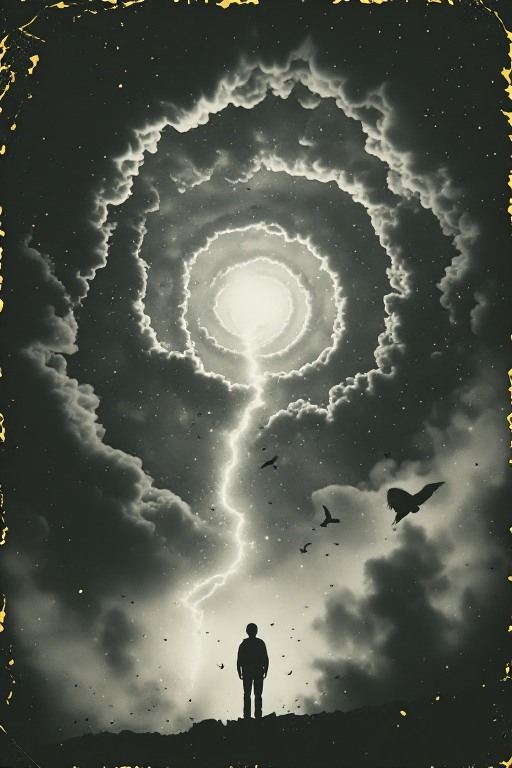
#> input picture examples/churn/art/splash.png, 512 x 768 px
$ python paint_title.py
#> lines starting #> are read from the running program, lines starting #| are printed output that depends on the picture; after the words box and inside, x2 and y2 are one past the last pixel; in counts of white or black regions, pixels touching at a corner belong together
### examples/churn/tools/paint_portraits.py
#!/usr/bin/env python3
"""Paint the encounter portraits and bake them into src/81_portrait_data.lua.

    python3 tools/paint_portraits.py            # paint, dither, write the Lua part + previews
    python3 tools/paint_portraits.py jawhound   # just one subject (previews only)

For each subject in portraits.SUBJECTS this makes three 1-bit views:
  near  - the whole painting at 96x96
  far   - the whole painting at 48x48 (seen from across the field)
  close - the subject's "close" box zoomed to 96x96 (its head/face)
dithered with Floyd-Steinberg (black dots = drawn pixels). Each view is cut
into 32x32 tiles packed like gfx.sprite wants (rows of 4 bytes, least
significant bit = leftmost pixel, 128 bytes per tile) and stored as raw bytes.
Also stored: "marks", points on the subject where wounds show when it's hurt.
Previews (grayscale master + the three dithered views) go to
previews/portraits/.
"""
import pathlib
import random
import zlib
import sys

import numpy as np
from PIL import Image

sys.path.insert(0, str(pathlib.Path(__file__).resolve().parent))
import portraits  # noqa: E402

ROOT = pathlib.Path(__file__).resolve().parent.parent
# sorts before 66_portraits.lua (which reads PORTRAIT_DATA) and before the
# encounter screen in 70_draw_screens.lua (which draws them)
OUT_LUA = ROOT / "src" / "65_portrait_data.lua"
ART = ROOT / "art"   # optional art/<subject>.png|jpg replaces the painted version
PREVIEWS = ROOT / "previews" / "portraits"
TILE = 32


# [4 lines left out: function tone_curve, not called in this run]


BAYER4 = np.array([[0, 8, 2, 10], [12, 4, 14, 6], [3, 11, 1, 9], [15, 7, 13, 5]]) / 16.0 + 1 / 32


def dither(gray, lo=0.15, hi=0.85, gamma=0.8):
    """Contrast-stretch, then ordered (Bayer 4x4) dither to 1-bit. Returns a
    bool array, True = black (drawn). At 96 px, ordered dither gives clean
    regular tones (like the firmware's own LIGHT/DARK) where error diffusion
    turned faces and fur into noise."""
    a = np.asarray(gray, np.float32) / 255.0
    a = np.clip((a - lo) / (hi - lo), 0, 1) ** gamma
    h, w = a.shape
    t = np.tile(BAYER4, (h // 4 + 1, w // 4 + 1))[:h, :w]
    return a <= t


# [14 lines left out: function views, not called in this run]


def pack_tiles(bits):
    """bool HxW (multiples of... padded to 32) -> bytes of 32x32 tiles, row-major tiles."""
    h, w = bits.shape
    th, tw = -(-h // TILE), -(-w // TILE)
    pad = np.zeros((th * TILE, tw * TILE), bool)
    pad[:h, :w] = bits
    out = bytearray()
    for ty in range(th):
        for tx in range(tw):
            tile = pad[ty * TILE:(ty + 1) * TILE, tx * TILE:(tx + 1) * TILE]
            for row in tile:
                for b in range(TILE // 8):
                    v = 0
                    for bit in range(8):
                        if row[b * 8 + bit]:
                            v |= 1 << bit
                    out.append(v)
    return bytes(out), tw, th


# [17 lines left out: function wound_marks, not called in this run]


# Supplied pictures (art/<subject>.jpg|.png) - photos, renders, drawings.
# Boxes are in the source image's pixels: far = the whole creature, near =
# head and front (a portrait crop, bigger in the frame), close = the face.
# gamma < 1 lifts the mid-tones so a dark subject doesn't dither to a black
# mass; edge darkens outlines so it keeps its shape. Anything left out is
# guessed from the subject's bounding box.
PHOTO = {
    "jawhound": {"far": (200, 30, 1235, 740), "near": (190, 190, 870, 750),
                 "close": (270, 260, 600, 590), "gamma": 0.42, "edge": 0.5},
    # a pale subject: no mid-tone lift (gamma 1), stronger edges; close is
    # the head with its hand-antlers (the face alone blurs at 96 px)
    "stag": {"far": (285, 25, 1215, 735), "near": (560, 20, 1230, 740),
             "close": (860, 10, 1230, 480), "gamma": 1.0, "edge": 0.8},
    # generated with Z-Image Turbo (Hugging Face) from art/PROMPTS.md; their
    # backgrounds are light gray, not white, hence bg 0.78 where it shows
    "boar": {"far": (60, 150, 960, 960), "near": (480, 150, 960, 720),
             "close": (560, 230, 960, 630), "gamma": 0.85, "edge": 0.7},
    "crows": {"far": (130, 50, 920, 990), "near": (140, 50, 910, 700),
              "close": (300, 180, 760, 620), "gamma": 0.35, "edge": 0.7},
    # the user's own picture (2026-10-03, 768x768): the pair on a pale gray
    # backdrop in a worn print border (kept out of every crop); close = both faces
    "fused": {"far": (48, 52, 736, 740), "near": (90, 52, 690, 652),
              "close": (150, 60, 610, 520), "gamma": 0.75, "edge": 0.6, "bg": 0.80},
    "bloom": {"far": (0, 40, 1024, 1024), "near": (220, 40, 880, 760),
              "close": (320, 60, 780, 640), "gamma": 1.4, "edge": 0.8},
    # 2026-10-01, seeds 2101/2103/2106/2108/2109 (boar, crows, bloom, tollman,
    # medic): white backgrounds, so the default bg level
    "tollman": {"far": (40, 60, 1000, 1024), "near": (150, 60, 900, 810),
                "close": (380, 80, 760, 560), "gamma": 0.6, "edge": 0.6},
    "medic": {"far": (0, 60, 1024, 1024), "near": (120, 60, 960, 900),
              "close": (360, 80, 720, 580), "gamma": 1.3, "edge": 0.8},
    "bandits": {"far": (0, 95, 1024, 1024), "near": (220, 80, 860, 760),
                "close": (440, 90, 740, 390), "gamma": 0.5, "edge": 0.5, "bg": 0.78},
    # 2026-10-02, seeds 2110/2111 (wanderer, mouthless) and the anomalies
    # 2112/2113/2115/2116/2118 (hollow, bell, stars, stillness, door). Helpers
    # and anomalies only show "near". Scenes have grass and sky, not a white
    # backdrop: `levels` narrows the tone range so the grass pattern (the
    # hollow's spiral) survives the dither.
    "wanderer": {"far": (100, 40, 920, 1024), "near": (120, 40, 900, 820),
                 "close": (380, 60, 680, 360), "gamma": 1.0, "edge": 0.6},
    "mouthless": {"far": (0, 40, 1024, 1024), "near": (200, 40, 820, 760),
                  "close": (330, 170, 700, 560), "gamma": 1.0, "edge": 0.6},
    "hollow": {"near": (170, 470, 850, 800), "gamma": 0.8, "edge": 0.4,
               "levels": (0.30, 0.75), "bg": 0.95},
    "bell": {"near": (120, 200, 960, 900), "gamma": 1.0, "edge": 0.6},
    "stars": {"near": (140, 160, 880, 740), "gamma": 1.0, "edge": 0.6},
    "stillness": {"near": (260, 170, 800, 800), "gamma": 0.8, "edge": 0.9,
                  "levels": (0.20, 0.75), "bg": 0.90},
    "door": {"near": (240, 100, 780, 960), "gamma": 0.8, "edge": 0.8,
             "levels": (0.05, 0.70)},
    # the user's own picture (2026-10-02): a pale child on a mid-gray backdrop
    # (~0.75), so a low bg cutoff; her face is nearly as pale, the eyes carry it
    "little": {"far": (0, 20, 512, 768), "near": (60, 30, 470, 500),
               "close": (150, 90, 400, 340), "gamma": 1.0, "edge": 0.9,
               "levels": (0.15, 0.70), "bg": 0.72},
    # the user's own picture (2026-10-03, 512x768, from the PROMPTS prompt):
    # the chained steel door in the quarry wall with its bulb and card slot; a
    # painting in browns and grays, so levels spread it; square crops
    "institute": {"far": (0, 60, 512, 572), "near": (10, 100, 502, 592),
                  "close": (70, 180, 430, 540), "gamma": 1.0, "edge": 0.6, "rust": 2.0,
                  "levels": (0.11, 0.26), "bg": 0.99},
    # the user's own picture (2026-10-03, 768x768): a dark many-legged thing
    # hung with root-like strands, two glowing eyes, on a pale ground
    "crawler": {"far": (36, 30, 740, 734), "near": (70, 10, 710, 650),
                "close": (270, 40, 490, 260), "gamma": 0.7, "edge": 0.5, "bg": 0.80},
    # Karl: the user's own picture (2026-10-03, 1024x1536, never generated):
    # bucket hat with lures, waders, rod, a string of many-eyed fish, a river
    # at dusk behind; square crops on the man, the scene kept pale behind him
    "karl": {"far": (60, 40, 1000, 980), "near": (260, 50, 740, 530),
             "close": (340, 90, 610, 360), "gamma": 0.9, "edge": 0.9,
             "levels": (0.14, 0.68), "bg": 0.99},
    # the user's own picture (2026-10-03, 512x768): the Rival Churners, two
    # in full gas masks with packs and guns, on a pale print
    "rivals": {"far": (0, 60, 512, 572), "near": (16, 36, 496, 516),
               "close": (90, 40, 490, 440), "gamma": 1.0, "edge": 0.8,
               "levels": (0.18, 0.72), "bg": 0.82},
    # the user's own picture (2026-10-03, 768x768): a gaunt, bowed figure in a
    # pale shaft of light, the print's edges burnt orange: a negative rust
    # turns the orange white so the burns don't dither into black blotches
    "long_man": {"far": (75, 70, 735, 730), "near": (180, 50, 580, 450),
                 "close": (240, 70, 420, 250), "gamma": 1.0, "edge": 0.6,
                 "rust": -1.5, "bg": 0.80},
    # the user's own picture (2026-10-03, 512x768): three pale faces looking
    # up out of black water under reeds. Pale on black, the reverse of the
    # rest: bg off (it would wipe the faces); close = the nearest face
    "whisper": {"far": (0, 200, 512, 712), "near": (78, 300, 498, 720),
                "close": (90, 530, 290, 730), "gamma": 1.4, "edge": 0.6,
                "levels": (0.14, 0.95), "bg": 1.01},
    # the user's own picture (2026-10-03, 512x768): the stray in dry scrub,
    # inside a yellowed print border; a scene, not a backdrop, so levels keep
    # the scrub and a dark dog gets its mid-tones lifted
    "stray": {"far": (24, 150, 488, 744), "near": (60, 200, 470, 640),
              "close": (170, 220, 430, 500), "gamma": 1.0, "edge": 0.7,
              "levels": (0.12, 0.60), "bg": 0.70},
    # the user's (2026-10-04, 1216x912): Vesna dead in a school corridor, gas
    # mask on, picks by her hand, a door at the end. near = her and the
    # corridor (the scene shows near); close = the mask and her chest
    "vesna": {"far": (0, 0, 1216, 912), "near": (100, 1, 1010, 911),
              "close": (100, 400, 560, 800), "gamma": 0.9, "edge": 0.7,
              "levels": (0.06, 0.34), "bg": 0.95, "rust": -1.5},   # (dark: narrow levels; her khaki lifted off the floor)
}


# Story moments (src/67_scenes.lua, draw_ending): no painted fallback, so
# each is baked only when art/<name>.png|jpg exists.
PHOTO_ONLY = ("vesna", "ending_permit", "ending_bribe", "ending_quiet")


# [139 lines left out: functions find_art, subject_bbox, photo_view, rust_gray, photo_views, lua_string and 1 more, not called in this run]


# [2 lines that do not run on import are left out]

### examples/churn/tools/paint_title.py
#!/usr/bin/env python3
"""Bake the title screens' pictures (the user's own) into the GENERATED part
src/69_title_art.lua.

    python3 tools/paint_title.py      # then: python3 tools/build.py

  art/splash.png -> Game.SPLASH_ART   the start screen (the splash on launch)
  art/title.png  -> Game.TITLE_ART    the title menu

Each picture is 2:3; it becomes 192x288 (6x9 tiles of 32x32, so no tile runs
off the 300-px screen), ordered-dithered to 1-bit like the portraits, and is
stored as raw bytes (src/68_intro.lua draws it). Previews go to
previews/<name>_art.png (gray) and previews/<name>_art_1bit.png.
"""
import pathlib
import sys

import numpy as np
from PIL import Image, ImageOps

sys.path.insert(0, str(pathlib.Path(__file__).resolve().parent))
from paint_portraits import dither, pack_tiles  # noqa: E402

ROOT = pathlib.Path(__file__).resolve().parent.parent
OUT = ROOT / "src" / "69_title_art.lua"
W, H = 192, 288
# name, source, Lua field, inset (fraction cropped off every side: the
# splash has worn, speckled edges), and dither()'s lo/hi stretch and gamma
PICTURES = [
    ("splash", "splash.png", "SPLASH_ART", 0.06, (0.15, 0.75, 0.6)),
    ("title", "title.png", "TITLE_ART", 0.0, (0.04, 0.92, 0.85)),
]


def lua_bytes(data):
    """A Lua string literal holding these raw bytes (printable ASCII as is,
    the rest as \\ddd): a quarter smaller in memory than base64, and no
    decoding at run time."""
    out = []
    for b in data:
        if 32 <= b < 127 and b not in (34, 92):
            out.append(chr(b))
        else:
            out.append("\\%03d" % b)
    return '"' + "".join(out) + '"'


def bake(name, source, inset, tone):
#> called with name = 'splash', source = 'splash.png', inset = 0.06, tone = (0.15, 0.75, 0.6)
    img = Image.open(ROOT / "art" / source).convert("L")
    if inset:
        w, h = img.size
#> w = 512; h = 768
        dx, dy = int(w * inset), int(h * inset)
#> dx = 30; dy = 46
        img = img.crop((dx, dy, w - dx, h - dy))
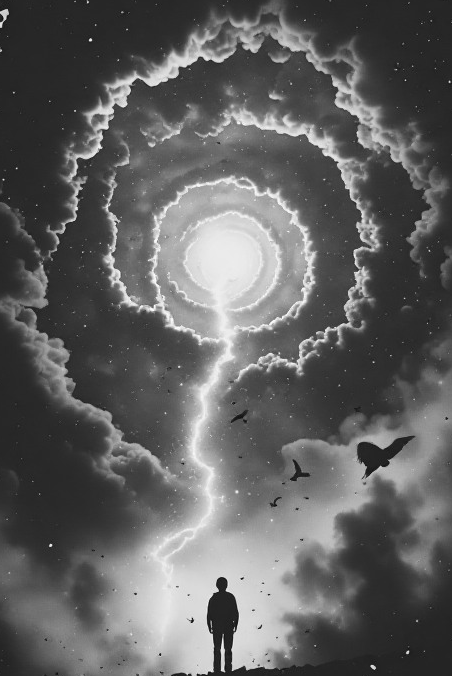
#> img: PIL image 452x676 L; min 11, max 254, mean 97.1
    img = ImageOps.fit(img, (W, H), Image.LANCZOS, centering=(0.5, 0.5))
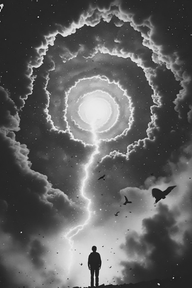
#> img: PIL image 192x288 L; min 12, max 252, mean 97.3
    lo, hi, gamma = tone
    bits = dither(img, lo=lo, hi=hi, gamma=gamma)
#> in dither, `a = np.clip((a - lo) / (hi - lo), 0, 1) ** gamma`:
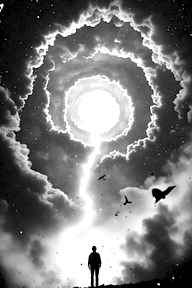
#> a: shape (288, 192) float32; min 0, max 1, mean 0.485
#> in dither, `return a <= t`:
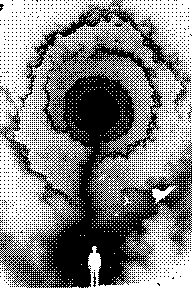
#> returned value: shape (288, 192) bool; 51.5% white; 2222 black regions (2218 under 20 px), largest, box (x1, y1, x2, y2) and area: (0, 0, 192, 288) 24198, (0, 86, 15, 103) 49, (93, 272, 96, 287) 25, (187, 104, 192, 119) 23
    data, tw, th = pack_tiles(bits)
#> tw = 6; th = 9
    assert (tw, th) == (W // 32, H // 32)
    prev = ROOT / "previews"
    img.save(prev / ("%s_art.png" % name))
    Image.fromarray(np.uint8(~bits) * 255, "L").save(prev / ("%s_art_1bit.png" % name))
    print("%s: %d bytes, %d%% ink" % (source, len(data), int(bits.mean() * 100)))
#| splash.png: 6912 bytes, 51% ink
    return lua_bytes(data), tw, th


def main():
    lines = ["-- GENERATED by tools/paint_title.py from art/splash.png and art/title.png -",
             "-- do not edit. The title screens' pictures: %dx%d, 1-bit, tiles of 32x32" % (W, H),
             "-- (128 bytes each, row-major, LSB = leftmost pixel), as raw bytes."]
    for name, source, field, inset, tone in PICTURES:
        lit, tw, th = bake(name, source, inset, tone)
#> tw = 6; th = 9
        lines += ["Game.%s = {w = %d, h = %d, tw = %d, th = %d," % (field, W, H, tw, th),
                  "    data = %s}" % lit]
#> pass 2 of the loop in main, `for name, source, field, inset, tone in PICTURES:`:
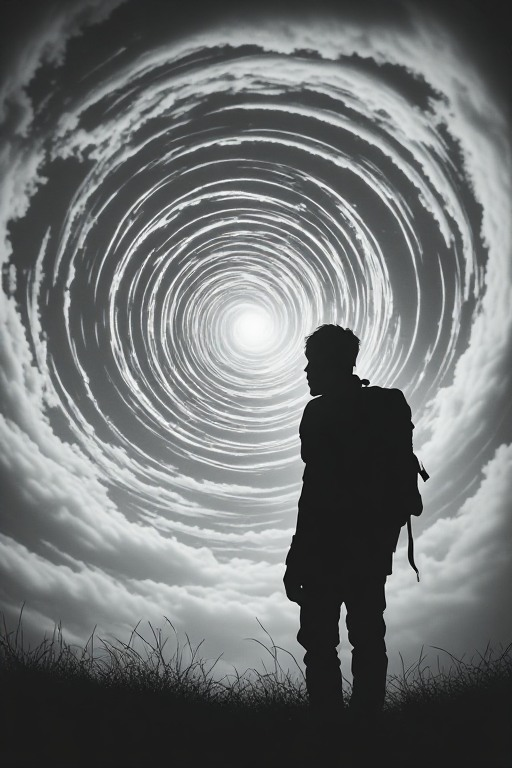
#> input picture examples/churn/art/title.png, 512 x 768 px
#> in dither (call 2), `a = np.clip((a - lo) / (hi - lo), 0, 1) ** gamma`:
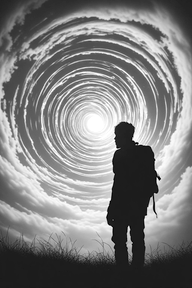
#> a: shape (288, 192) float32; min 0, max 1, mean 0.503
#> in dither (call 2), `return a <= t`:
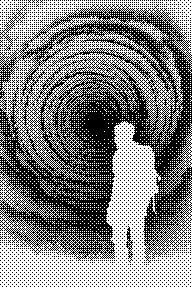
#> returned value: shape (288, 192) bool; 49.5% white in thin lines or dots
#| title.png: 6912 bytes, 49% ink
    OUT.write_text("\n".join(lines) + "\n")
    print("wrote", OUT.name)


if __name__ == "__main__":
    main()
